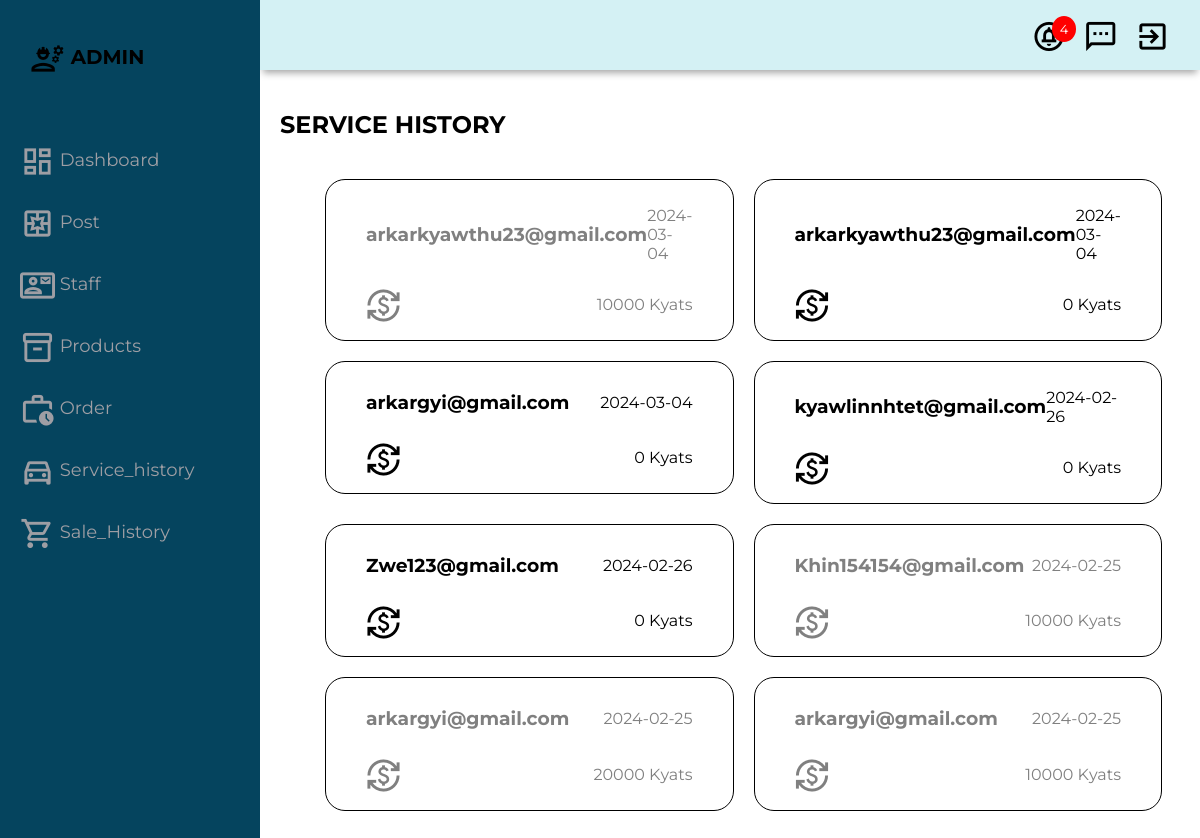
The app's page /admin_service.php (signed in) with its own data.
### tables this page shows
CREATE TABLE `service_hisory` (
  `shid` int(11) NOT NULL,
  `uid` int(11) NOT NULL,
  `sid` int(11) NOT NULL,
  `name` varchar(100) NOT NULL,
  `phno` varchar(100) NOT NULL,
  `address` varchar(100) NOT NULL,
  `date` date NOT NULL,
  `price` int(11) NOT NULL,
  `status` varchar(100) NOT NULL
);

CREATE TABLE `acc_info` (
  `uid` int(10) NOT NULL,
  `email` varchar(50) NOT NULL,
  `password` varchar(50) NOT NULL,
  `date` date NOT NULL
);

### admin_service.php (the view, shortened to what this page needs)
<!DOCTYPE html>
<html>
  <head>
    <link rel="stylesheet" href="css/admin.css">
  </head>
<body>
  <div class="grid-container">
<?php
  include "admin_header.php";
  $query = "SELECT * FROM service_hisory order by shid desc;";
  $result = mysqli_query($conn,$query);
?>
    <main class="main-container">
        <div class="main-title">
          <h2>SERVICE HISTORY</h2>
        </div>
        <div class="history-main-card">
<?php
  while ($row=mysqli_fetch_assoc($result)) {
    $shid = $row['shid'];
    $uid = $row['uid'];
    $price = $row['price'];
    $date = $row['date'];
    $status = $row['status'];
    $query1="SELECT * FROM acc_info where uid='$uid';";
    $result1=mysqli_query($conn,$query1);
    $acc=mysqli_fetch_assoc($result1);
    $acc_email = $acc['email'];
?>
          <a href="admin_serviceComfirm.php? shid=<?=$shid?>">
            <div class="history-card" <?php if ($status=="comfirm") { ?> style="color: grey;<?php } ?>">
              <div class="history-card-inner">
                <h3><?=$acc_email?></h3>
                <p><?=$date?></p>
              </div>
              <div class="history-card-inner">
                <p>
                  <span class="material-icons-outlined">
                  </span>
                </p>
                <p><?=$price?> Kyats</p>
              </div>
            </div>
          </a>
<?php } ?>
        </div>
      </main>
  </div>
</body>
</html>

### css/admin.css (style rules this page uses)
body { margin: 0; padding: 0; background-color: #fff; color: black; font-family: 'Montserrat', sans-serif; }
a { color: black; }
.material-icons-outlined { vertical-align: middle; line-height: 1px; font-size: 35px; }
.grid-container { display: grid; grid-template-columns: 260px 1fr 1fr 1fr; grid-template-rows: 0.2fr 3fr; grid-template-areas: 'sidebar header header header' 'sidebar main main main'; height: 100vh; }
.main-container { grid-area: main; overflow-y: auto; padding: 20px 20px; color: black; }
.main-title { display: flex; justify-content: space-between; }
.history-main-card { display: grid; grid-template-columns: 1fr 1fr; gap: 20px; margin: 20px 5%; }
.history-main-card a { text-decoration: none; color: black; }
.history-card { display: flex; flex-direction: column; justify-content: space-around; padding: 10px 40px; border: 1px solid black; border-radius: 20px; }
.history-card-inner { display: flex; align-items: center; justify-content: space-between; }

### records on screen
service_hisory: uid.email "arkarkyawthu23@gmail.com", date "2024-03-04", price "10000"
service_hisory: uid.email "arkarkyawthu23@gmail.com", date "2024-03-04", price "0"
service_hisory: uid.email "arkargyi@gmail.com", date "2024-03-04", price "0"
service_hisory: uid.email "kyawlinnhtet@gmail.com", date "2024-02-26", price "0"
service_hisory: uid.email "Zwe123@gmail.com", date "2024-02-26", price "0"
service_hisory: uid.email "Khin154154@gmail.com", date "2024-02-25", price "10000"
service_hisory: uid.email "arkargyi@gmail.com", date "2024-02-25", price "20000"
service_hisory: uid.email "arkargyi@gmail.com", date "2024-02-25", price "10000"

### other values on screen
$num "4"
